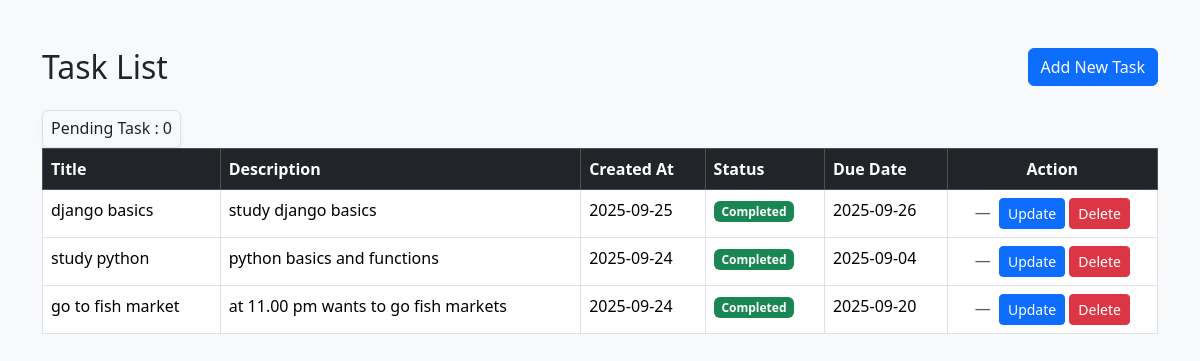
The app's page /, older data.
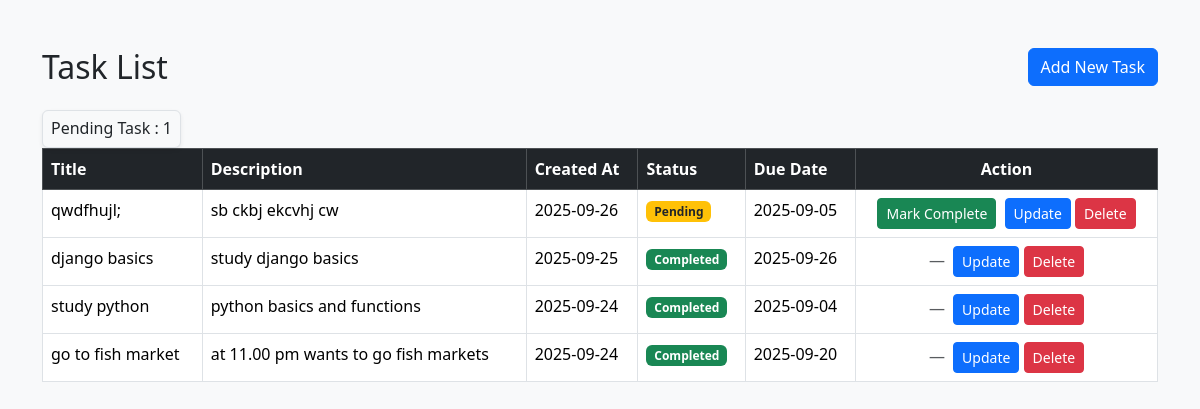
The same page, newer data.
### tasks/models.py (models this page shows, shortened)
class Task(models.Model):
    title = models.CharField(max_length=200)
    description = models.TextField()
    created_at = models.DateTimeField(auto_now_add=True)
    complete_task = models.BooleanField(default=False)
    due_date = models.DateField(null=True, blank=True)

### tasks/views.py (the view)
# urls.py: path('', views.task_list, name='task_list'),
def task_list(request):
    tasks = Task.objects.all().order_by('-created_at')
    false = Task.objects.all().filter(complete_task = False).count()
    return render(request, 'task_list.html', {'tasks': tasks,
                                                'false':false})

### template/task_list.html (shortened to what this page needs)
<!DOCTYPE html>
<html lang="en">
<head>
    <link href="https://cdn.jsdelivr.net/npm/bootstrap@5.3.2/dist/css/bootstrap.min.css" rel="stylesheet">
</head>
<body class="bg-light">
<div class="container mt-5">
    <div class="d-flex justify-content-between align-items-center mb-4">
        <h2 class="mb-0">Task List</h2>
        <a href="{% url 'addtask_view' %}" class="btn btn-primary"> Add New Task</a>
    </div>
    <div class="border rounded p-2 d-inline-block bg-light shadow-sm gap-3">
        <h6 class="mb-0 ">Pending Task : {{false}}</h6>
    </div>
        <div>
        <div class="card-body p-0">
            <table class="table table-hover table-bordered ">
                <thead class="table-dark">
                    <tr>
                        <th>Title</th>
                        <th>Description</th>
                        <th>Created At</th>
                        <th>Status</th>
                        <th>Due Date</th>
                        <th class="text-center">Action</th>
                    </tr>
                </thead>
                <tbody>
                {% for task in tasks %}
                    <tr>
                        <td>{{ task.title }}</td>
                        <td>{{ task.description }}</td>
                        <td>{{ task.created_at|date:"Y-m-d" }}</td>
                        <td>
                            {% if task.complete_task %}
                                <span class="badge bg-success">Completed</span>
                            {% else %}
                                <span class="badge bg-warning text-dark">Pending</span>
                            {% endif %}
                        </td>
                        <td>{{ task.due_date|date:"Y-m-d" }}</td>
                        <td class="text-center">
                            {% if not task.complete_task %}
                                <a href="{% url 'complete_task' task.id %}" class="btn btn-sm btn-success"> Mark Complete</a>
                            {% else %}
                                <span class="text-muted">—</span>
                            {% endif %}
                            <a href="{% url 'update_task' task.id %}" class="btn btn-sm btn-primary ms-1"> Update</a>
                            <a href="{% url 'delete_task' task.id %}" class="btn btn-sm btn-danger"
                            onclick="return confirm('Are you sure you want to delete this task?');">
                            Delete
                        </a>
                        </td>
                    </tr>
                {% empty %}
                    <tr>
                        <td colspan="6" class="text-center text-muted">No tasks found.</td>
                    </tr>
                {% endfor %}
                </tbody>
            </table>
        </div>
    </div>
</div>
</body>
</html>

Row changes from the older to the newer data that the page shows:
added Task: title "qwdfhujl;", description "sb ckbj ekcvhj cw", created_at "2025-09-26", complete_task "Pending", due_date "2025-09-05"
Text that changed along with them:
{{ false }}: "0" → "1"
